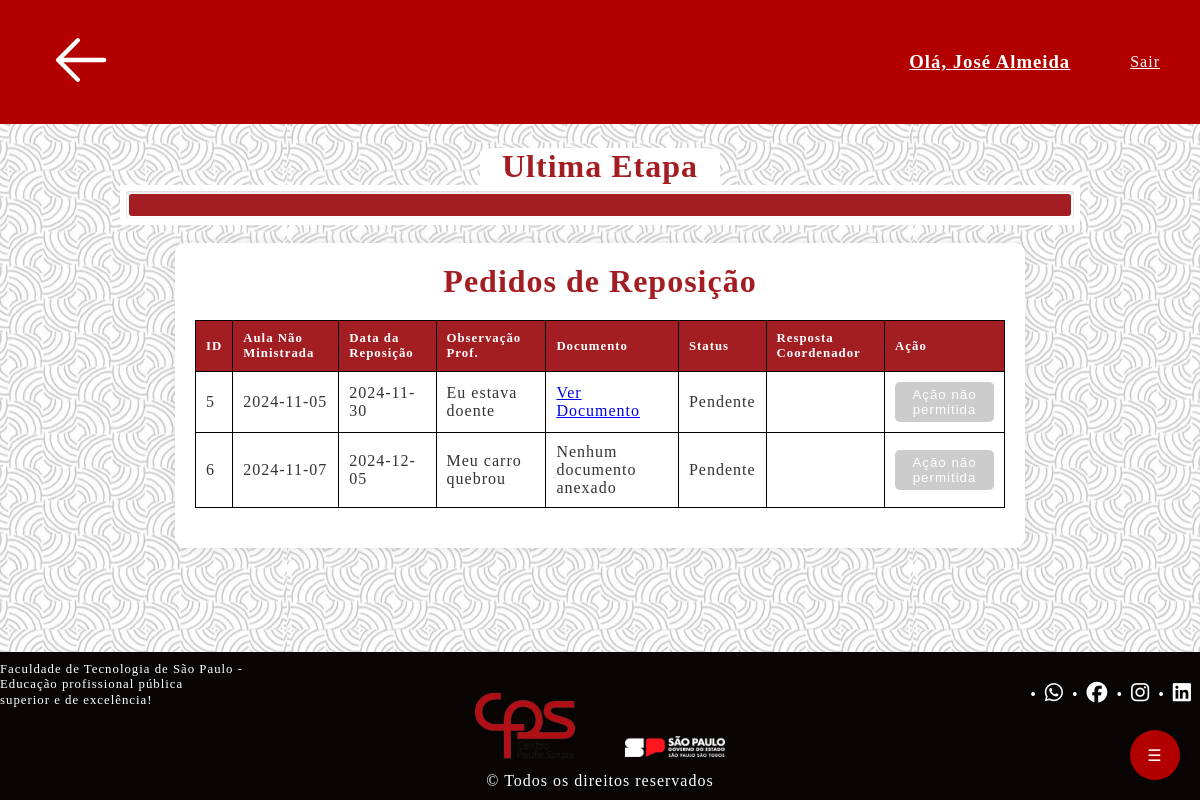
The app's page /pages/statusReposicaoProf.php (signed in), older data.
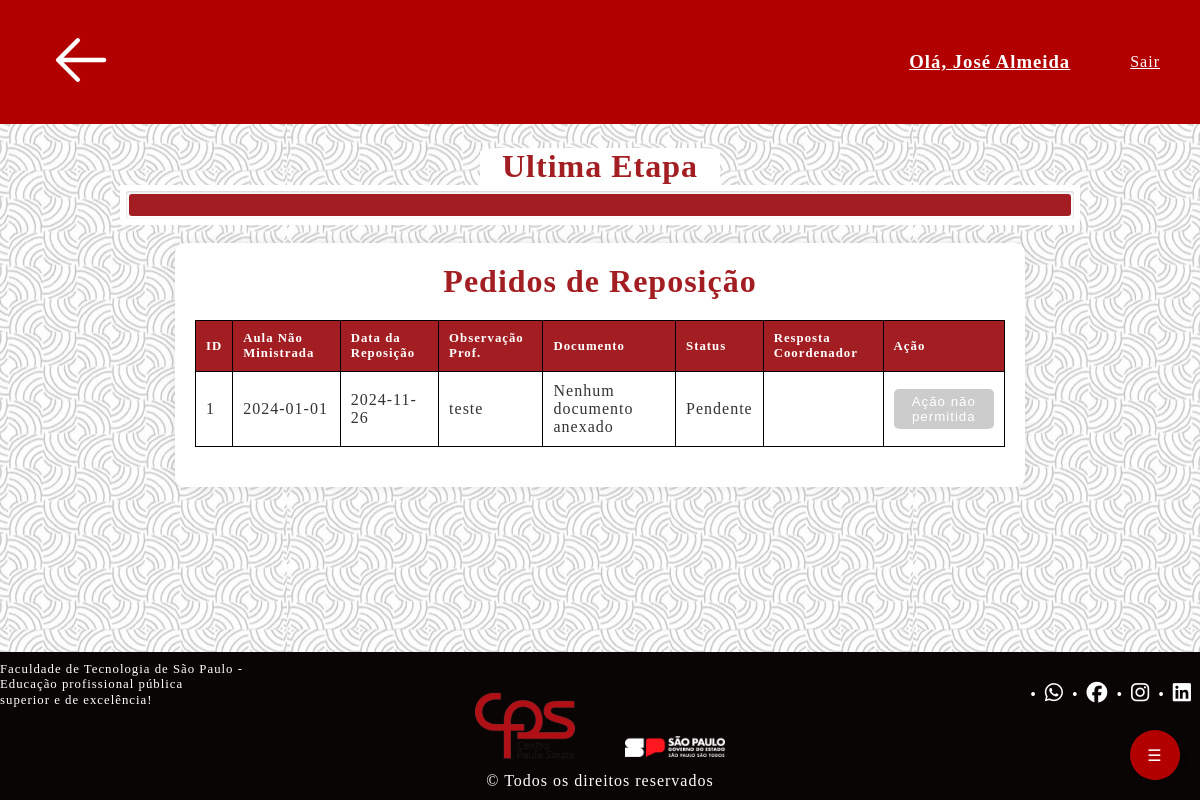
The same page, newer data.
### tables this page shows
CREATE TABLE `reposicao` (
  `ID_Reposicao` int(11) NOT NULL,
  `ID_Aula_Nao_Ministrada` int(11) NOT NULL,
  `DataReposicao` date DEFAULT NULL,
  `docs_plano_aula` varchar(255) DEFAULT NULL,
  `Status_Pedido` varchar(20) NOT NULL,
  `Resposta_Coordenador` varchar(1000) DEFAULT NULL
);

CREATE TABLE `aula_nao_ministrada` (
  `ID_Aula_Nao_Ministrada` int(11) NOT NULL,
  `Date_Time` date NOT NULL,
  `Observacao` varchar(255) DEFAULT NULL,
  `ID_Aula` int(11) NOT NULL,
  `ID_Professor` int(11) DEFAULT NULL,
  `ID_Materia` int(11) DEFAULT NULL,
  `Justificado` varchar(50) NOT NULL DEFAULT 'Não Justificado',
  `docs` varchar(255) NOT NULL,
  `Aula_Reposta` varchar(30) NOT NULL DEFAULT 'Não',
  `Horario_Inicio` varchar(50) NOT NULL,
  `Horario_Termino` varchar(50) NOT NULL
);

### pages/statusReposicaoProf.php (the view, shortened to what this page needs)
<?php
$id_professor = $_SESSION['id'];
require_once '../php/connect.php';
function buscarPedidosReposicao($pdo, $id_professor)
{
    $sql = "
        SELECT r.ID_Reposicao, a.Date_Time, r.DataReposicao, a.Observacao, a.docs, r.Status_Pedido, r.Resposta_Coordenador, a.ID_Aula_Nao_Ministrada
        FROM reposicao r
        JOIN aula_nao_ministrada a ON r.ID_Aula_Nao_Ministrada = a.ID_Aula_Nao_Ministrada
        WHERE a.ID_Professor = :id_professor";
    try {
        $stmt = $pdo->prepare($sql);
        $stmt->bindParam(':id_professor', $id_professor, PDO::PARAM_INT);
        $stmt->execute();
        return $stmt->fetchAll(PDO::FETCH_ASSOC);
    } catch (PDOException $e) {
        echo "Erro ao buscar pedidos de reposição: " . $e->getMessage();
        return [];
    }
}
$pedidos = buscarPedidosReposicao($pdo, $id_professor);
?>
<!DOCTYPE html>
<html lang="pt-BR">
<head>
    <link rel="stylesheet" href="../css/status.css">
    <link rel="stylesheet" href="../css/progressBar.css">
</head>
<body>
    <?php include_once 'header2.php'; ?>
    <div class="containerBar">
        <h1>Ultima Etapa</h1>
        <div class="wrapperBar">
            <div class="progress-bar">
                <span class="progress-bar-fill" style="width: 100%;"></span>
            </div>
        </div>
    </div>
    <br>
    <div class="container">
        <h1>Pedidos de Reposição</h1>
        <?php if (empty($pedidos)): ?>
            <p id="mensagemNenhumaAula">Nenhum pedido de reposição encontrado.</p>
        <?php else: ?>
            <table>
                <thead>
                    <tr>
                        <th>ID</th>
                        <th>Aula Não Ministrada</th>
                        <th>Data da Reposição</th>
                        <th>Observação Prof.</th>
                        <th>Documento</th>
                        <th>Status</th>
                        <th>Resposta Coordenador</th>
                        <th>Ação</th>
                    </tr>
                </thead>
                <tbody>
                    <?php foreach ($pedidos as $pedido): ?>
                        <tr>
                            <td data-label="ID"><?php echo $pedido['ID_Reposicao']; ?></td>
                            <td data-label="Aula Não Ministrada"><?php echo $pedido['Date_Time']; ?></td>
                            <td data-label="Data da Reposição"><?php echo $pedido['DataReposicao']; ?></td>
                            <td data-label="Observação Prof."><?php echo htmlspecialchars($pedido['Observacao']); ?></td>
                            <td data-label="Documento do Plano de Aula">
                                <?php if ($pedido['docs']): ?>
                                    <a href="../uploads/<?php echo htmlspecialchars($pedido['docs']); ?>" target="_blank">Ver Documento</a>
                                <?php else: ?>
                                        Nenhum documento anexado
                                    <?php endif; ?>
                                </td>
                            <td data-label="Status"><?php echo htmlspecialchars($pedido['Status_Pedido']); ?></td>
                            <td data-label="Resposta Coordenador"><?php echo htmlspecialchars($pedido['Resposta_Coordenador']); ?></td>
                            <td data-label="Ação">
                                <?php if ($pedido['Status_Pedido'] == 'Rejeitado'): ?>
                                    <button onclick="openModal(<?php echo $pedido['ID_Reposicao']; ?>, '<?php echo htmlspecialchars($pedido['Observacao']); ?>', '<?php echo $pedido['DataReposicao']; ?>', '<?php echo htmlspecialchars($pedido['docs']); ?>', '<?php echo htmlspecialchars($pedido['ID_Aula_Nao_Ministrada']); ?>')">Editar</button>
                                <?php else: ?>
                                    <button disabled>Ação não permitida</button>
                                <?php endif; ?>
                            </td>
                        </tr>
                    <?php endforeach; ?>
                </tbody>
            </table>
        <?php endif; ?>
    </div>
    <?php include_once 'footer.php'; ?>
</body>
</html>

### pages/header2.php (shortened to what this page needs)
<!DOCTYPE html>
<html lang="pt-BR">
<head>
    <link rel="stylesheet" href="../css/header.css">
    <link rel="stylesheet" href="../css/inclusivo.css">
</head>
<body>
    <header class="header">
        <nav class="navbar">
            <a href="dashboard.php"><div style="padding:25px"><img width="70px" src="../img/voltar.svg" alt="Logo"></div></a>
            <ul class="nav-menu nav-menu-border">
                <li class="titulo1  saudacao">
                    <?php if (isset($_SESSION['nome'])): ?>
                        <h3><a href="#">Olá, <?= htmlspecialchars($_SESSION['nome']); ?></a></h3>
                    <?php endif; ?>
                </li>
                <li class="nav-item sair">
                    <?php if (isset($_SESSION['tipo'])): ?>
                        <a class="user-link" href="logout.php">Sair</a>
                    <?php else: ?>
                        <a class="user-link" href="login.php">Login</a>
                    <?php endif; ?>
                </li>
            </ul>
        </nav>
    </header>
    <div class="accessibility-button" id="accessibilityButton">
        <span>☰</span>
    </div>
</body>
</html>

### pages/footer.php (shortened to what this page needs)
<!DOCTYPE html>
<html lang="pt-br">
<head>
    <link rel="stylesheet" href="https://cdnjs.cloudflare.com/ajax/libs/font-awesome/6.6.0/css/all.min.css">
    <link rel="stylesheet" href="../css/footer.css">
</head>
<body>
    <footer>
        <div id="footer_content">
            <div id="footer_contacts">
                <p>
                    Faculdade de Tecnologia de São Paulo - Educação profissional pública<br>
                    superior e de excelência!
                </p>
            </div>
            <div id="footer_social_media">
                <ul>
                    <li><a href="https://wa.me/551938635210" class="footer_link" id="whatsapp" target="_blank"><i class="fa-brands fa-whatsapp"></i></a></li>
                    <li><a href="https://www.facebook.com/fatecitapira?locale=pt_BR" class="footer_link" id="facebook" target="_blank"><i class="fa-brands fa-facebook"></i></a></li>
                    <li><a href="https://www.instagram.com/fatecdeitapira/" class="footer_link" id="instagram" target="_blank"><i class="fa-brands fa-instagram"></i></a></li>
                    <li><a href="https://www.linkedin.com/company/fatec-de-itapira/?originalSubdomain=br" class="footer_link" id="linkedin" target="_blank"><i class="fa-brands fa-linkedin"></i></a></li>
                </ul>
            </div>
        </div>
        <div id="footer_logos">
            <div id="footer_logo1">
                <a href="https://www.cps.sp.gov.br/">
                    <img src="../img/cps-removebg-preview.png" alt="Logo do Centro Paula Souza" class="footer-logo">
                </a>
            </div>
            <div id="footer_logo2">
                <a href="https://www.saopaulo.sp.gov.br/">
                    <img src="../img/logo-footer-governo-do-estado-sp.png" alt="Logo do Governo do Estado de São Paulo" class="footer-logo">
                </a>
            </div>
        </div>
        <p class="footer-rights">© Todos os direitos reservados</p>
    </footer>
</body>
</html>

### css/status.css (style rules this page uses)
body { background-color: #f5f5f5; color: #333; background-image: url("../img/formBG.jpg"); background-size: auto; background-repeat: repeat; background-position: center; }
.container { max-width: 850px; margin: 0 auto; background: white; border-radius: 10px; box-shadow: 0 0 10px rgba(0, 0, 0, 0.1); padding: 20px; }
h1 { text-align: center; color: #a31e22; }
table { width: 100%; border-collapse: collapse; margin: 20px 0; }
th, td { padding: 10px; border: 1px solid #000000; text-align: left; }
th { background-color: #a31e22; color: #fff; font-size: 0.8rem; }
button { background-color: #a31e22; color: white; padding: 5px 10px; border: none; cursor: pointer; border-radius: 5px; transition: background-color 0.3s; }
button[disabled] { background-color: #ccc; cursor: not-allowed; }

### css/progressBar.css (style rules this page uses)
.wrapperBar { width: 80%; padding: 0.5%; margin: auto; background-color: #fff; }
.progress-bar { width: 100%; padding: 3px; border-radius: 3px; box-shadow: inset 0 1px 3px rgba(0, 0, 0, .2); }
.progress-bar-fill { display: block; height: 22px; background-color: #a31e22; border-radius: 3px; transition: width 500ms ease-in-out; }
.containerBar h1 { margin-top: 0; background-color: #fff; width: 20%; margin: auto; border-radius: 10% 10% 0 0; text-align: center; color: #a31e22; }

### css/header.css (style rules this page uses)
* { margin: 0; padding: 0; }
body { height: 100%; }
header { background-color: #b20000; margin: 0; margin-bottom: 2%; width: 100%; padding: 0; }
.nav-menu { display: flex; align-items: center; justify-content: space-between; list-style: none; padding: 0; margin: 0; flex: 1; }
html, body { height: 100%; display: flex; flex-direction: column; margin: 0; }
.navbar { min-height: 70px; display: flex; align-items: center; justify-content: space-between; padding: 0 34px; }
.header .nav-menu a { padding: 20px; color: #fff; }
.header .navbar { display: flex; align-items: center; justify-content: space-between; padding: 0 20px; }
.header .nav-menu { display: flex; align-items: center; justify-content: center; width: 100%; }
.header .nav-item { margin-left: 20px; }
.header .nav-menu { justify-content: center; }

### css/inclusivo.css (style rules this page uses)
.accessibility-button { position: fixed; bottom: 20px; right: 20px; background-color: #b20000; color: white; border: none; border-radius: 50%; width: 50px; height: 50px; display: flex; align-items: center; justify-content: center; cursor: pointer; box-shadow: 0 4px 8px rgba(0, 0, 0, 0.2); z-index: 1000; }

### css/footer.css (style rules this page uses)
:root { --color-neutral-0: #0a0505; }
* { margin: 0; padding: 0; box-sizing: border-box; letter-spacing: 1px; }
html, body { height: 100%; display: flex; flex-direction: column; margin: 0; }
body { flex: 1; }
footer { background-color: var(--color-neutral-0); text-align: left; width: 100%; padding: 10px 0; position: relative; margin-top: auto; }
#footer_content { display: flex; justify-content: space-between; align-items: center; padding: 0; }
#footer_contacts p { color: white; font-size: 0.8rem; line-height: 1.2; max-width: 300px; margin-bottom: 1rem; }
#footer_social_media { display: flex; align-items: flex-end; margin-top: 0.5rem; }
#footer_social_media ul { list-style: none; display: flex; padding: 0; margin: 0; }
#footer_social_media li { margin-bottom: 0.5rem; }
.footer_link i { font-size: 1.3rem; color: white; margin-right: 0.5rem; }
#footer_social_media li::before { content: "•"; color: white; margin-right: 0.5rem; }
#footer_logos { display: flex; justify-content: center; align-items: center; gap: 50px; margin-bottom: -1rem; }
.footer-logo { width: 100px; height: auto; max-width: 100%; margin-top: -3rem; }
.footer-rights { text-align: center; font-size: 1rem; color: white; padding-top: 0.5rem; }

Row changes from the older to the newer data that the page shows:
removed reposicao: ID_Reposicao "5", ID_Aula_Nao_Ministrada.Date_Time "2024-11-05", DataReposicao "2024-11-30", ID_Aula_Nao_Ministrada.Observacao "Eu estava doente", Status_Pedido "Pendente", shows "Ação não permitida"
removed reposicao: ID_Reposicao "6", ID_Aula_Nao_Ministrada.Date_Time "2024-11-07", DataReposicao "2024-12-05", ID_Aula_Nao_Ministrada.Observacao "Meu carro quebrou", shows "Nenhum documento anexado", Status_Pedido "Pendente", shows "Ação não permitida"
added reposicao: ID_Reposicao "1", ID_Aula_Nao_Ministrada.Date_Time "2024-01-01", DataReposicao "2024-11-26", ID_Aula_Nao_Ministrada.Observacao "teste", shows "Nenhum documento anexado", Status_Pedido "Pendente", shows "Ação não permitida"
